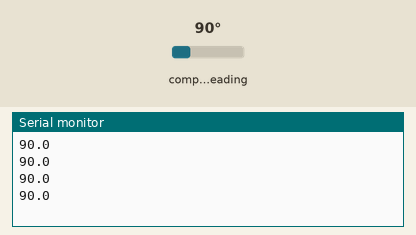
Recording of a sketch running on a simulated Arduino Uno, built with avr-gcc and run on an emulated ATmega328P. Shown: the last lines printed to the serial monitor. Wiring (inferred from the names in the program): HMC5883L compass at I2C address 0x1E. The inputs (shaded band) are chosen by the test bench; at power-on: compass heading 90°.

Above: at 1.2 s.
1.3 s: compass heading set to 7°
At 1.71 s:
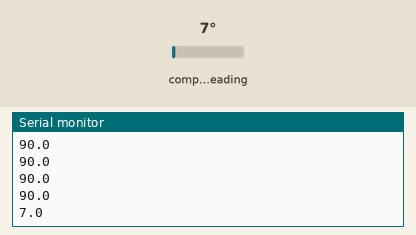
2.8 s: compass heading set to 180°
At 2.92 s:
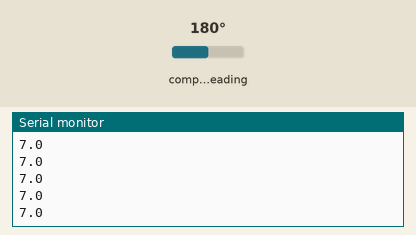
Timing chart, 0 to 5.8 s (numbered marks = the images above; inputs shaded):
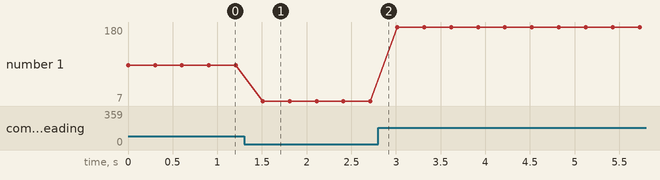

Measured:
- after the input at 1.3 s, the serial monitor: prints a new line after 0.21 s (image 1)
- plotted number 1: 90 → 7 after the input at 1.3 s, 7 → 180 after the input at 2.8 s

The sketch:

Projeto_093_Bussola_HMC5883L.ino
```cpp
// Projeto 093 - Bússola HMC5883L
// Arduino Uno | Arduino Neon Lab

#include <Wire.h>
const byte MAG=0x1E;
void setup(){Wire.begin();Serial.begin(9600);
 Wire.beginTransmission(MAG);Wire.write(0x02);Wire.write(0x00);
 Wire.endTransmission();}
void loop(){
 Wire.beginTransmission(MAG);Wire.write(0x03);Wire.endTransmission(false);
 if(Wire.requestFrom(MAG,(byte)6)==6){
  int16_t x=(Wire.read()<<8)|Wire.read();
  int16_t z=(Wire.read()<<8)|Wire.read();
  int16_t y=(Wire.read()<<8)|Wire.read();
  float ang=atan2((float)y,(float)x)*180.0/PI;
  if(ang<0)ang+=360;
  Serial.println(ang,1);
 }
 delay(300);
}
```
